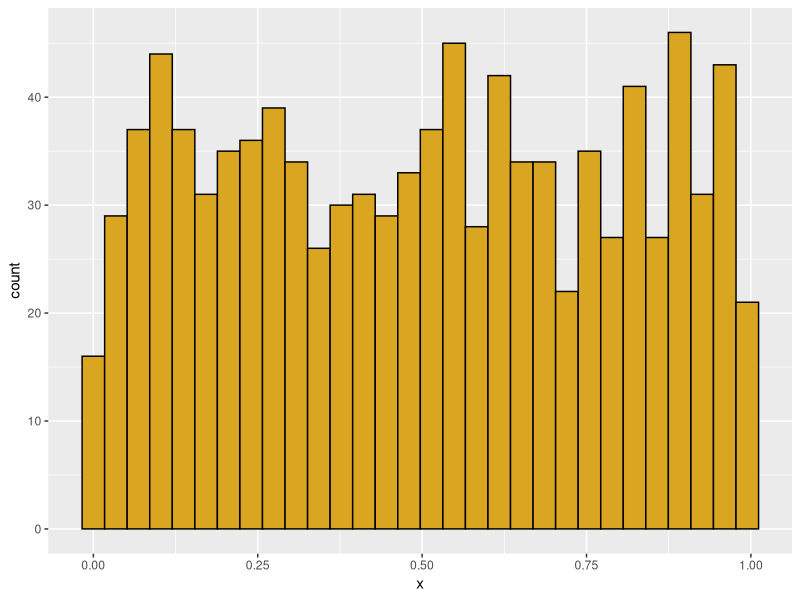
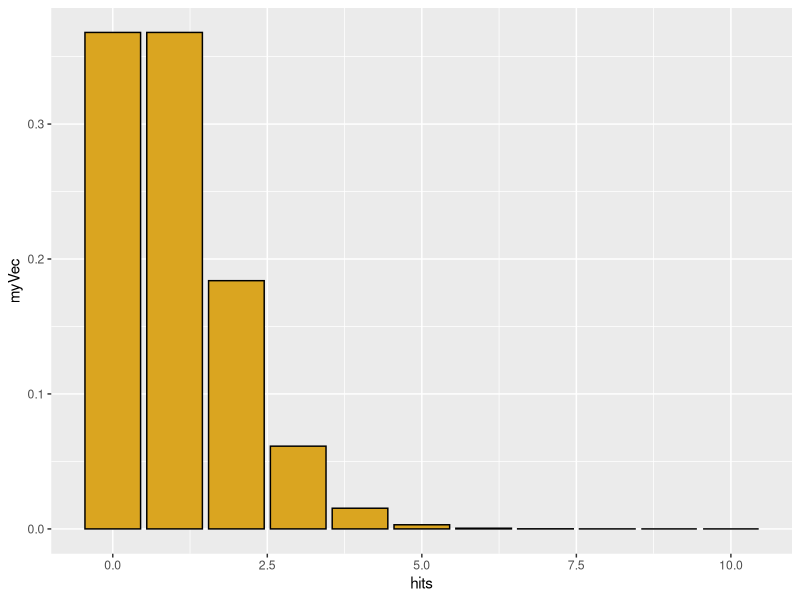
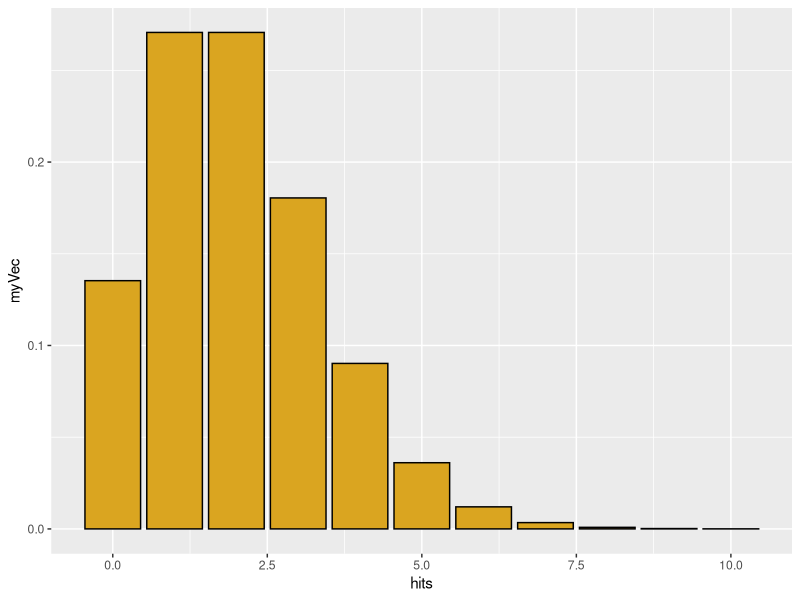
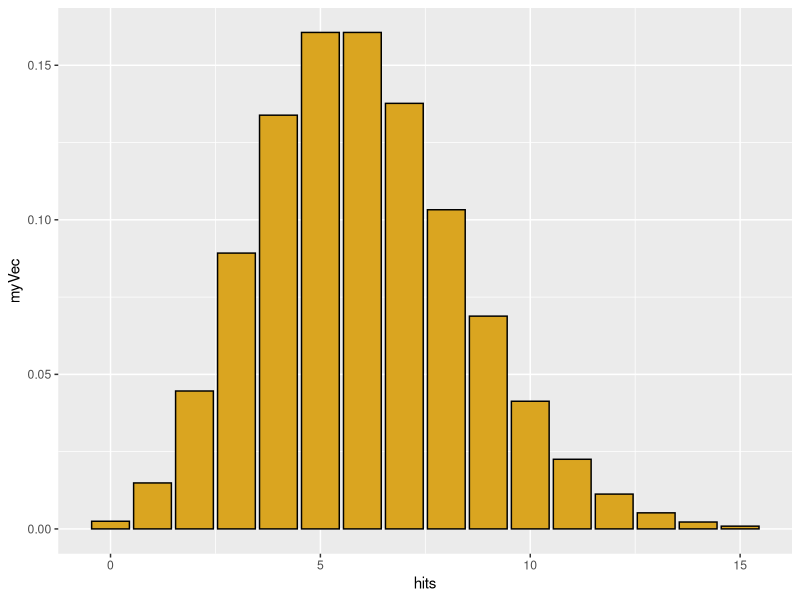
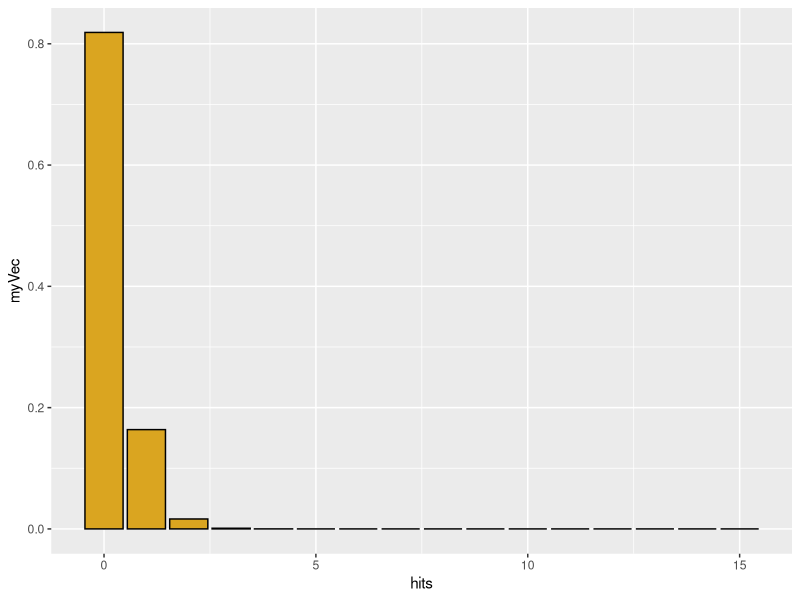
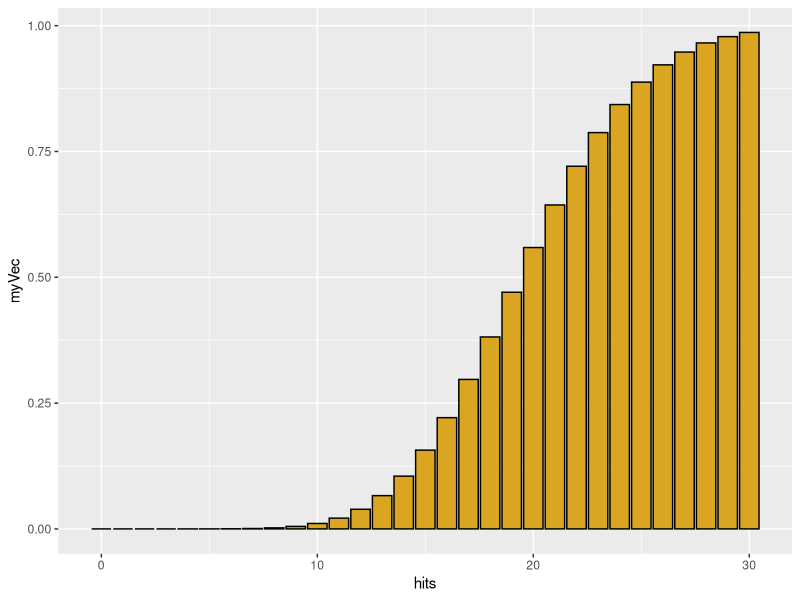
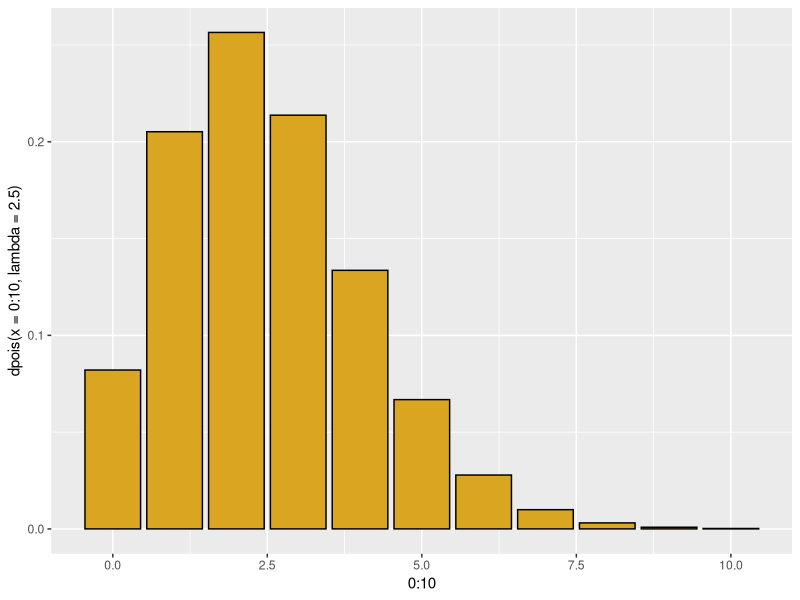
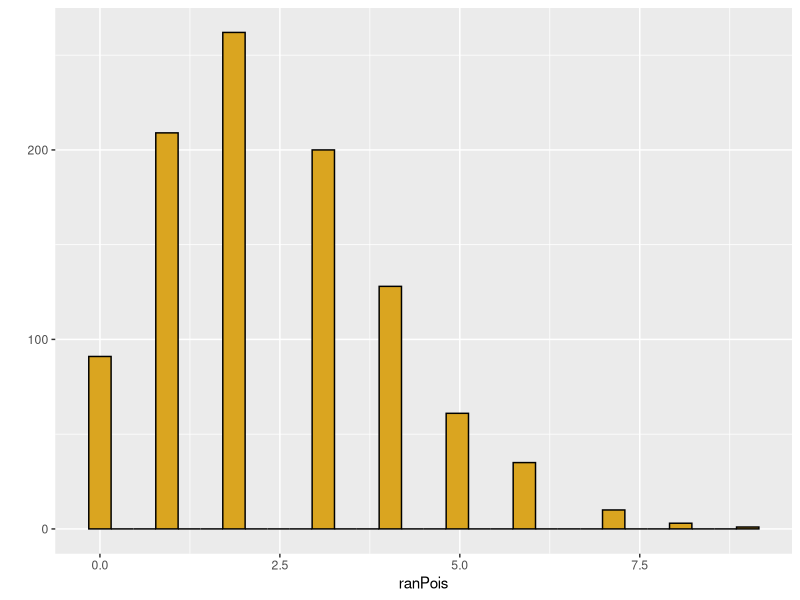

Source code (R) for these figures, in order:
#Probability Distributions
#6 Mar 2025
#SES


############################
# Function: my_histo
# Purpose: creates a ggplot histogram
# Requires: ggplot2
# Input: a numeric vector
# Output: a ggplot histogram

library(ggplot2)

my_histo <- function(x=NULL) {
  if(is.null(x)) df=data.frame(x=runif(1000)) else df <- data.frame(x=x)
  p1 <- ggplot(data=df) +
    aes(x=x) +
    geom_histogram(color="black",fill="goldenrod")
  print(p1)

}
my_histo()

###Poisson Distributions###

library(ggplot2)
library(MASS)
#-------------------------------------------------
# Poisson distribution
# Discrete X >= 0
# Random events with a constant rate lambda
# (observations per time or per unit area)
# Parameter lambda > 0

#Note: "zero=inflated poisson" has an additional process
#generating zeros (see ifelse())

#note: "zero-censored poisson" occurs when zeros are not recorded

# "d" function generates probability density
hits <- 0:10
myVec <- dpois(x=hits,lambda=1)
qplot(x=hits,y=myVec,geom="col",color=I("black"),fill=I("goldenrod"))

myVec <- dpois(x=hits,lambda=2)
qplot(x=hits,y=myVec,geom="col",color=I("black"),fill=I("goldenrod"))

hits <- 0:15
myVec <- dpois(x=hits,lambda=6)
qplot(x=hits,y=myVec,geom="col",color=I("black"),fill=I("goldenrod"))


hits <- 0:15
myVec <- dpois(x=hits,lambda=0.2)
qplot(x=hits,y=myVec,geom="col",color=I("black"),fill=I("goldenrod"))

sum(myVec)  # sum of density function = 1.0 (total area under curve)

# for a Poisson distribution with lambda=2,
# what is the probability that a single draw will yield X=0?

dpois(x=0,lambda=2)

# "p" function generates cumulative probability density; gives the
# "lower tail" cumulative area of the distribution

hits <- 0:30 #this should be >lambda!!!
myVec <- ppois(q=hits,lambda=20)

qplot(x=hits,y=myVec,geom="col",color=I("black"),fill=I("goldenrod"))


# for a Poisson distribution with lambda=2,
# what is the probability of getting 1 or fewer hits?

ppois(q=1, lambda=2)


# We could also get this through dpois
p_0 <- dpois(x=0,lambda=2)
p_0
p_1 <- dpois(x=1,lambda=2)
p_1
p_0 + p_1


# The q function is the inverse of p
# What is the number of hits corresponding to 50% of the probability mass
qpois(p=0.5,lambda=2.5)
qplot(x=0:10,y=dpois(x=0:10,lambda=2.5),geom="col",color=I("black"),fill=I("goldenrod"))

# but distribution is discrete, so this is not exact
ppois(q=2,lambda=2.5)

# finally, we can simulate individual values from a poisson
ranPois <- rpois(n=1000,lambda=2.5)
qplot(x=ranPois,color=I("black"),fill=I("goldenrod"))


# for real or simulated data, we can use the quantile
# function to find the empirical  95% confidence interval on the data

quantile(x=ranPois,probs=c(0.025,0.975))

#-------------------------------------------------
# Binomial distribution
# p = probability of a dichotomous outcome
# size = number of trials
# x = possible outcomes
# outcome x is bounded between 0 and number of trials

# use "d" binom for density function
hits <- 0:10
myVec <- dbinom(x=hits,size=10,prob=0.5)
qplot(x=0:10,y=myVec,geom="col",color=I("black"),fill=I("goldenrod"))



# and how does this compare to an actual simulation of 50 tosses of 100 coins?

myCoins <- rbinom(n=50,size=100,prob=0.5)
qplot(x=myCoins,color=I("black"),fill=I("goldenrod"))
quantile(x=myCoins,probs=c(0.025,0.975))

#Negative Binomial distribution

#-------------------------------------------------
# negative binomial: number of failures (values of MyVec)
# in a series of (Bernouli) with p=probability of success
# before a target number of successes (= size)
# generates a discrete distribution that is more
# heterogeneous ("overdispersed") than Poisson
hits <- 0:40
myVec <- dnbinom(x=hits, size=5, prob=0.5)
qplot(x=hits,y=myVec,geom="col",color=I("black"),fill=I("goldenrod"))

#another way to plot
plot(myVec, type = "b")

# geometric series is a special case where N= 1 success
# each bar is a constant fraction 1 - "prob" of the bar before it
myVec <- dnbinom(x=hits, size=1, prob=0.1)
qplot(x=hits,y=myVec,geom="col",color=I("black"),fill=I("goldenrod"))


# alternatively specify mean = mu of distribution and size,
# the dispersion parameter (small is more dispersed)
# this gives us a poisson with a lambda value that varies
# the dispersion parameter is the shape parameter in the gamma
# as it increases, the distribution has a smaller variance
# just simulate it directly

nbiRan <- rnbinom(n=1000,size=10,mu=5)
qplot(nbiRan,color=I("black"),fill=I("goldenrod"))

nbiRan <- rnbinom(n=1000,size=0.1,mu=5)
qplot(nbiRan,color=I("black"),fill=I("goldenrod"))

#estimating paramaters from data

#p(data|hypothesis) is the standard approach for null hypothesis tests.

#Model paramaters can be thought of as a hypothesis about the distribution of the data: p(data|paramaters)

#This would be a goodness of fit test for data to a particular statistical distribution.

#More useful might be p(paramaters|data). For a given set of data, what is the probability that a particular statistical distribution (such as a normal with a specified mean and standard deviation), provides a fit to these data?

# Clearly, we want paramaters that maximize this probability. The paramaters that fit this definition are maximum likelihood estimators.

#Here is a simple example:

  library(MASS)
data <- c(100,100,104,99)
z <- fitdistr(data,"normal")
print(z)

#For this procedure:

#  Select a model that is appropriate for the data
#Use fitdistr to find maximum likelihood estimators for the paramaters.
#Use those paramaters to either plot the density function or simulate new data.

#Here are a few data from Lauren Ash’s dissertation: snout-vent length (SVL) measurements for 6 specimens of green frogs (Lithobates clamitans) collected from Berlin Pond in 2016.

frog_data <- c(30.15,26.3,27.5,22.9,27.8,26.2)

# get and print model parameters assuming a normal distribution
z<- fitdistr(frog_data,"normal")
print(z)

# plot the density function for the normal and annotate the plot with the original data
x <- 1:100
g_density <- dnorm(x=x,mean=z$estimate["mean"],sd=z$estimate["sd"])
qplot(x,g_density,geom="line") + annotate(geom="point",x=frog_data,y=0.001)

# now do the same for a gamma distribution, which has a shape and rate parameter as outputs from fitdistr
z<- fitdistr(frog_data,"gamma")
print(z)

# plot the density function for the gamma and annotate the plot with the original data
x <- 1:100
g_density <- dgamma(x=x,shape=z$estimate["shape"],rate=z$estimate["rate"])
qplot(x,g_density,geom="line") + annotate(geom="point",x=frog_data,y=0.001,color="red")



